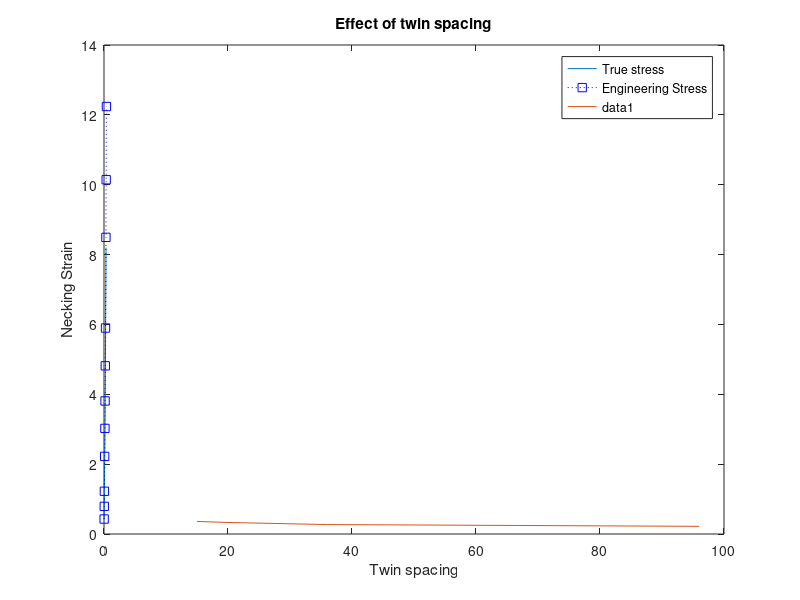

Reproduce this figure in MATLAB.
%% Exam 1
%% Problem 2
stress = [0.42 0.76 1.15 2.0 2.6 3.2 3.9 4.6 6.2 7.1 8.2];
strain = [0.02 0.04 0.06 0.1 0.14 0.16 0.19 0.22 0.27 0.30 0.33];

strain_e = exp(strain) -  1;
stress_e = stress.*(1./(1-strain));   % Note L = Lo-strain as rubber is in compression
figure()
plot(strain, stress)
title('Stress-Strain Behavior of Rubber in Compression')
hold on
plot(strain_e, stress_e, ':bs')
xlabel('Strain')
ylabel('Stress')
legend('True stress', 'Engineering Stress')

%% Problem 3
d = [15 20 36 96];  % twin spacing
n = [0.36 0.33 0.27 0.22];  % strain-hardening exponent

plot(d,n)
title('Effect of twin spacing')
xlabel('Twin spacing')
ylabel('Necking Strain')